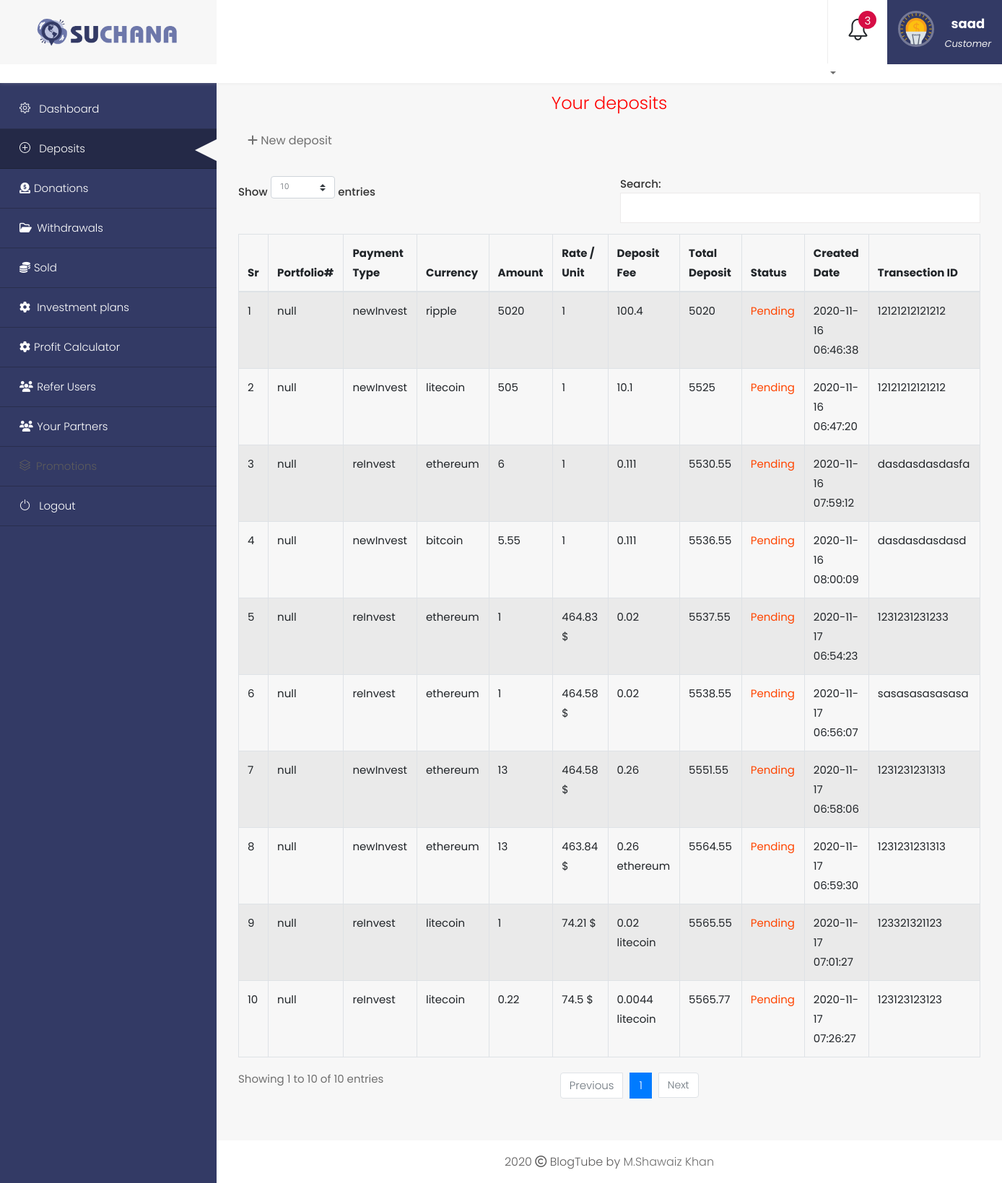
/user_admin/deposit.php (signed in), run on the app's committed database.
### tables this page shows
CREATE TABLE `user_profile` (
  `id` int(11) NOT NULL,
  `username` varchar(255) NOT NULL,
  `email` varchar(255) NOT NULL,
  `password` varchar(225) NOT NULL,
  `contact` varchar(30) NOT NULL,
  `user_id` varchar(30) NOT NULL,
  `parent_id` varchar(30) DEFAULT NULL,
  `user_img` varchar(255) NOT NULL DEFAULT 'https://www.gravatar.com/avatar/205e460b479e2e5b48aec07710c08d50?d=mp&f=y',
  `country` varchar(255) NOT NULL,
  `investment_plan` varchar(30) NOT NULL,
  `bank_name` varchar(225) NOT NULL,
  `account_title` varchar(255) NOT NULL,
  `iban` varchar(225) NOT NULL,
  `acc_holder_ph` int(30) NOT NULL,
  `next_of_kin` varchar(225) NOT NULL
);

CREATE TABLE `user_deposits` (
  `id` int(11) NOT NULL,
  `sr_no` int(11) NOT NULL DEFAULT 0,
  `user_id` varchar(225) NOT NULL,
  `portfolio_no` varchar(255) DEFAULT NULL,
  `payment_type` varchar(255) NOT NULL,
  `currency` varchar(11) NOT NULL,
  `amount` varchar(255) NOT NULL,
  `rate` varchar(255) NOT NULL,
  `deposit_fee` varchar(255) NOT NULL,
  `total_deposit` varchar(255) NOT NULL,
  `status` varchar(255) NOT NULL DEFAULT 'Pending',
  `create_date` timestamp NOT NULL DEFAULT current_timestamp(),
  `deposit_slip` varchar(225) NOT NULL,
  `transection_id` varchar(225) NOT NULL
);

### user_admin/deposit.php (the view, shortened to what this page needs)
<?php include_once 'inc/header.php';
include_once 'inc/user_profile_db.php'; ?>
<?php
  $all_deposits = $pdo->query("SELECT * FROM `user_deposits` ")->fetchAll(PDO::FETCH_ASSOC);
?>
</head>
<body>
    <div id="container-wrapper">
        <div id="dashboard">
            <?php $thisPage = 'deposit'; ?>
            <?php include_once 'inc/nav.php'; ?>
            <div class="dashboard-content">
              <h3 class="title1">Your deposits</h3>
               <a class="btn btn-default"  data-toggle="modal" data-target="#donateFormModal" style="margin-bottom: 20px;"><i class="fa fa-plus"></i>
            New deposit</a>
                <div class="table-reponsive box">
                    <table id="example" class="table table-striped table-bordered">
                        <thead>
                            <tr>
                                <th>Sr</th>
                                <th>Portfolio#</th>
                                <th>Payment Type</th>
                                <th>Currency</th>
                                <th>Amount</th>
                                <th>Rate / Unit</th>
                                <th>Deposit Fee</th>
                                <th>Total Deposit</th>
                                <th>Status</th>
                                <th>Created Date</th>
                                <th>Transection ID</th>
                            </tr>
                        </thead>
                        <tbody>
                        <?php
                            for ($i=0; $i < count($all_deposits); $i++) {
                        ?>
                              <tr>
                                <td><?php echo $all_deposits[$i]['sr_no']; ?></td>
                                <td><?php echo $all_deposits[$i]['portfolio_no'] ? $all_deposits[$i]['portfolio_no'] : "null" ; ?></td>
                                <td><?php echo $all_deposits[$i]['payment_type']; ?></td>
                                <td><?php echo $all_deposits[$i]['currency']; ?></td>
                                <td><?php echo $all_deposits[$i]['amount']; ?></td>
                                <td><?php echo $all_deposits[$i]['rate']; ?></td>
                                <td><?php echo $all_deposits[$i]['deposit_fee']; ?></td>
                                <td><?php echo $all_deposits[$i]['total_deposit']; ?></td>
                                <?php
                                  if($all_deposits[$i]['status'] == "Pending"){ $st_color='orangered'; }else{ $st_color='green'; }
                                ?>
                                <td style="color:<?php echo $st_color; ?>"><?php echo $all_deposits[$i]['status']; ?></td>
                                <td><?php echo $all_deposits[$i]['create_date']; ?></td>
                                <td><?php echo $all_deposits[$i]['transection_id']; ?></td>
                            </tr>
                          <?php
                            }
                          ?>
                        </tbody>
                    </table>
                </div>
            </div>
            <?php include_once 'inc/copyrights.php'; ?>
        </div>
    </div>
</body>
</html>

### user_admin/inc/nav.php (shortened to what this page needs)
<?php
        $username = $_SESSION['username'];
        $user_data = $pdo->query("SELECT * FROM `user_profile` WHERE `username`='{$username}'")->fetch(PDO::FETCH_ASSOC);
        $user_img = $user_data['user_img'];
?>
           <div class="dashboard-sticky-nav">
                <div class="content-left pull-left">
                    <a href="index.php"><img src="images/logo.png" alt="logo"></a>
                </div>
                <div class="content-right pull-right">
                    <div class="search-bar">
                    </div>
                    <div class="dropdown">
                        <a href="profile.php">
                            <div class="profile-sec">
                                <div class="dash-image">
                                    <?php ($user_img === ("https://www.gravatar.com/avatar/205e460b479e2e5b48aec07710c08d50?d=mp&f=y")) ? ($img_variable="$user_img") : ($img_variable="images/user_img/$user_img"); ?>
                                    <img  src=<?php echo $img_variable; ?> alt="user photo">
                                </div>
                                <div class="dash-content">
                                    <h4><?php echo $username; ?></h4>
                                    <span>Customer</span>
                                </div>
                            </div>
                        </a>
                    </div>
                    <div class="dropdown">
                        <a class="dropdown-toggle" data-toggle="dropdown">
                            <div class="dropdown-item">
                                <i class="sl sl-icon-bell"></i>
                                <span class="notify">3</span>
                            </div>
                        </a>
                    </div>
                </div>
            </div>
            <div class="dashboard-nav">
                <div class="dashboard-nav-inner">
                     <ul>
                        <li <?php echo 'index' == $thisPage ? "class='active'" : ''; ?> ><a href="index.php"><i class="sl sl-icon-settings"></i> Dashboard</a></li>
                        <li <?php echo 'deposit' == $thisPage ? "class='active'" : ''; ?> ><a href="deposit.php"><i class="sl sl-icon-plus"></i> Deposits</a></li>
                        <li <?php echo 'donations' == $thisPage ? "class='active'" : ''; ?> ><a href="Donations.php"><i class="fas fa-donate"></i>Donations</a></li>
                        <li <?php echo 'withdraw' == $thisPage ? "class='active'" : ''; ?> ><a href="Withdraw.php"><i class="far fa-folder-open"></i> Withdrawals</a></li>
                        <li <?php echo 'sold' == $thisPage ? "class='active'" : ''; ?> ><a href="Sold.php"><i class="fas fa-coins"></i>Sold</a></li>
                        <li <?php echo 'investmentplans' == $thisPage ? "class='active'" : ''; ?> ><a href="Investmentplans.php"><i class="fas fa-cog"></i> Investment plans</a></li>
                        <li <?php echo 'profitcalculator' == $thisPage ? "class='active'" : ''; ?> ><a href="profitcalculator.php"><i class="fas fa-cog"></i>Profit Calculator</a></li>
                        <li <?php echo 'referusers' == $thisPage ? "class='active'" : ''; ?> ><a href="Referusers.php"><i class="fas fa-users"></i> Refer Users</a></li>
                        <li <?php echo 'referralpartners' == $thisPage ? "class='active'" : ''; ?> ><a href="ReferralPartners.php"><i class="fas fa-users"></i> Your Partners</a></li>
                        <li <?php echo 'promotions' == $thisPage ? "class='active'" : ''; ?> >
                            <a><i class="sl sl-icon-layers"></i>Promotions</a>
                        </li>
                        <li><a href="logout.php"><i class="sl sl-icon-power"></i> Logout</a></li>
                    </ul>
                </div>
            </div>

### user_admin/css/default.css (style rules this page uses)
* { margin: 0; padding: 0; border: 0; outline: 0; font-size: 100%; background: transparent; box-sizing: border-box; }
ol, ul { list-style: none; }
* { margin: 0; padding: 0; }
body { margin: 0; padding: 0; font-size: 15px; background: #ffffff; font-family: 'Poppins', sans-serif; overflow-x: hidden; color: #384252; }
h1,h2,h3,h4,h5,h6 { margin-bottom: 15px; color: #2a2f52; font-family: 'Poppins', sans-serif; margin-top:0; font-weight: 700; line-height: 1.5; }
h3 { font-size: 24px; }
h4 { font-size: 18px; }
ul { margin: 0; padding: 0; }
ul li { font-size: 15px; font-weight: 300; margin-bottom: 15px; line-height: 1.5; color: #5d5c5c!important; position: relative; display:inline-block; }
a { color: #333a65; background-image: linear-gradient(to right, #ffffff, #ffffff); background-position: left 87%; background-repeat: no-repeat; transition: all ease-in-out 0.5s; background-size: 0px 2px; padding-bottom: 6px; }
img { max-width: 100%; }

### user_admin/css/style.css (style rules this page uses)
.title1 { text-align: center; font-weight: 300; color: red; }

### user_admin/inc/header.php (style rules this page uses)
:root { overflow-x: scroll; }

### data on the page
user_profile: user_img (picture)
user_deposits: sr_no "1", shows "null", payment_type "newInvest", currency "ripple", amount "5020", rate "1", deposit_fee "100.4", total_deposit "5020", status "Pending", create_date "2020-11-16 06:46:38", transection "12121212121212"
user_deposits: sr_no "2", shows "null", payment_type "newInvest", currency "litecoin", amount "505", rate "1", deposit_fee "10.1", total_deposit "5525", status "Pending", create_date "2020-11-16 06:47:20", transection "12121212121212"
user_deposits: sr_no "3", shows "null", payment_type "reInvest", currency "ethereum", amount "6", rate "1", deposit_fee "0.111", total_deposit "5530.55", status "Pending", create_date "2020-11-16 07:59:12", transection "dasdasdasdasfa"
user_deposits: sr_no "4", shows "null", payment_type "newInvest", currency "bitcoin", amount "5.55", rate "1", deposit_fee "0.111", total_deposit "5536.55", status "Pending", create_date "2020-11-16 08:00:09", transection "dasdasdasdasd"
user_deposits: sr_no "5", shows "null", payment_type "reInvest", currency "ethereum", amount "1", rate "464.83 $", deposit_fee "0.02", total_deposit "5537.55", status "Pending", create_date "2020-11-17 06:54:23", transection "1231231231233"
user_deposits: sr_no "6", shows "null", payment_type "reInvest", currency "ethereum", amount "1", rate "464.58 $", deposit_fee "0.02", total_deposit "5538.55", status "Pending", create_date "2020-11-17 06:56:07", transection "sasasasasasasa"
user_deposits: sr_no "7", shows "null", payment_type "newInvest", currency "ethereum", amount "13", rate "464.58 $", deposit_fee "0.26", total_deposit "5551.55", status "Pending", create_date "2020-11-17 06:58:06", transection "1231231231313"
user_deposits: sr_no "8", shows "null", payment_type "newInvest", currency "ethereum", amount "13", rate "463.84 $", deposit_fee "0.26 ethereum", total_deposit "5564.55", status "Pending", create_date "2020-11-17 06:59:30", transection "1231231231313"
user_deposits: sr_no "9", shows "null", payment_type "reInvest", currency "litecoin", amount "1", rate "74.21 $", deposit_fee "0.02 litecoin", total_deposit "5565.55", status "Pending", create_date "2020-11-17 07:01:27", transection "123321321123"
user_deposits: sr_no "10", shows "null", payment_type "reInvest", currency "litecoin", amount "0.22", rate "74.5 $", deposit_fee "0.0044 litecoin", total_deposit "5565.77", status "Pending", create_date "2020-11-17 07:26:27", transection "123123123123"

### other printed values
$username "saad"
